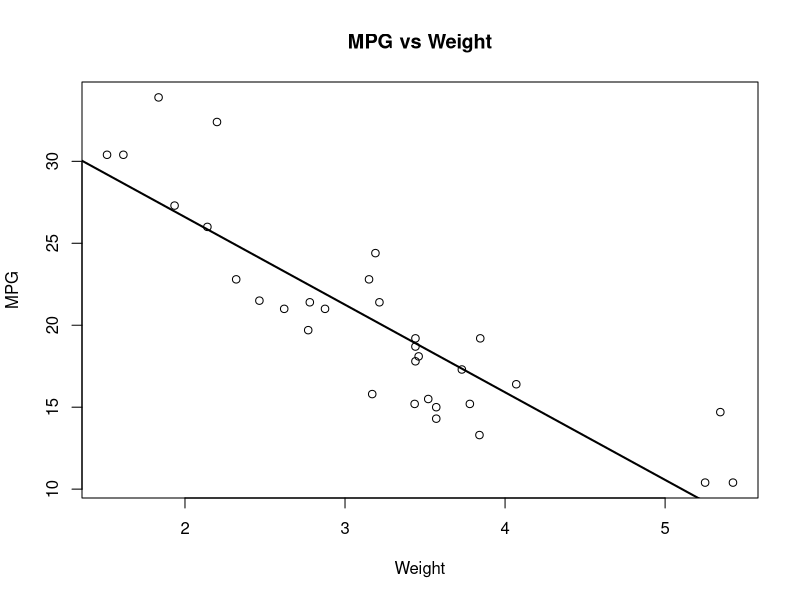

The R source for this figure:
data(mtcars)

# Linear Regression
model <- lm(mpg ~ wt,
            data = mtcars)

summary(model)

# Predictions
predicted_values <- predict(model)

head(predicted_values)

# Scatter Plot
plot(mtcars$wt,
     mtcars$mpg,
     main = "MPG vs Weight",
     xlab = "Weight",
     ylab = "MPG")

abline(model,
       lwd = 2)
